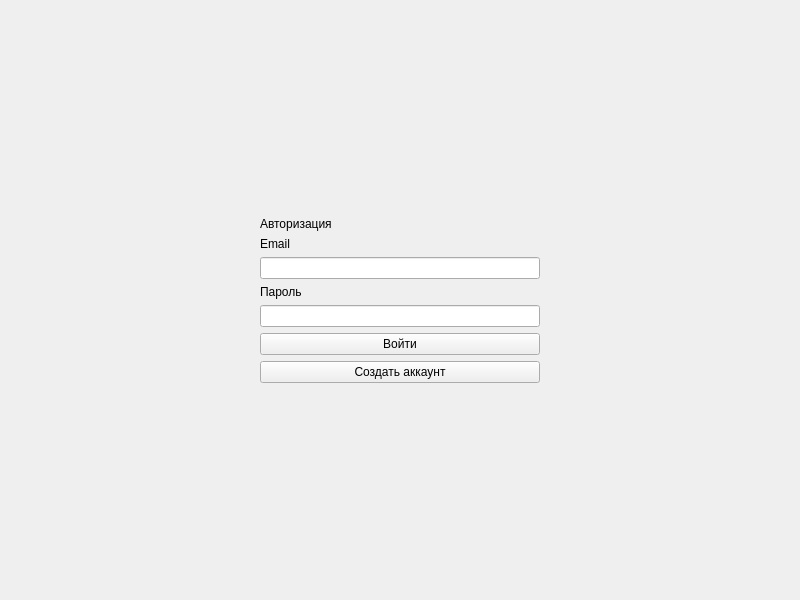
<?xml version="1.0" encoding="UTF-8"?>
<ui version="4.0">
 <class>LoginForm</class>
 <widget class="QWidget" name="LoginForm">
  <property name="geometry">
   <rect>
    <x>0</x>
    <y>0</y>
    <width>800</width>
    <height>600</height>
   </rect>
  </property>
  <property name="windowTitle">
   <string>Form</string>
  </property>
  <layout class="QGridLayout" name="gridLayout">
   <item row="1" column="0">
    <spacer name="horizontalSpacer">
     <property name="orientation">
      <enum>Qt::Horizontal</enum>
     </property>
     <property name="sizeType">
      <enum>QSizePolicy::Fixed</enum>
     </property>
     <property name="sizeHint" stdset="0">
      <size>
       <width>200</width>
       <height>20</height>
      </size>
     </property>
    </spacer>
   </item>
   <item row="2" column="1">
    <spacer name="verticalSpacer_2">
     <property name="orientation">
      <enum>Qt::Vertical</enum>
     </property>
     <property name="sizeHint" stdset="0">
      <size>
       <width>20</width>
       <height>40</height>
      </size>
     </property>
    </spacer>
   </item>
   <item row="1" column="2">
    <spacer name="horizontalSpacer_2">
     <property name="orientation">
      <enum>Qt::Horizontal</enum>
     </property>
     <property name="sizeType">
      <enum>QSizePolicy::Fixed</enum>
     </property>
     <property name="sizeHint" stdset="0">
      <size>
       <width>200</width>
       <height>20</height>
      </size>
     </property>
    </spacer>
   </item>
   <item row="1" column="1">
    <widget class="QWidget" name="widget" native="true">
     <layout class="QGridLayout" name="gridLayout_2">
      <item row="0" column="1">
       <layout class="QVBoxLayout" name="verticalLayout">
        <item>
         <widget class="QLabel" name="loginLabel">
          <property name="text">
           <string>Авторизация</string>
          </property>
         </widget>
        </item>
        <item>
         <widget class="QLabel" name="emailLabel">
          <property name="text">
           <string>Email</string>
          </property>
         </widget>
        </item>
        <item>
         <widget class="QLineEdit" name="emailLineEdit"/>
        </item>
        <item>
         <widget class="QLabel" name="passwordLabel">
          <property name="text">
           <string>Пароль</string>
          </property>
         </widget>
        </item>
        <item>
         <widget class="QLineEdit" name="passwordLineEdit"/>
        </item>
        <item>
         <widget class="QPushButton" name="loginButton">
          <property name="text">
           <string>Войти</string>
          </property>
         </widget>
        </item>
        <item>
         <widget class="QPushButton" name="registerButton">
          <property name="text">
           <string>Создать аккаунт</string>
          </property>
         </widget>
        </item>
       </layout>
      </item>
      <item row="0" column="0">
       <spacer name="horizontalSpacer_3">
        <property name="orientation">
         <enum>Qt::Horizontal</enum>
        </property>
        <property name="sizeType">
         <enum>QSizePolicy::Fixed</enum>
        </property>
        <property name="sizeHint" stdset="0">
         <size>
          <width>40</width>
          <height>20</height>
         </size>
        </property>
       </spacer>
      </item>
      <item row="0" column="2">
       <spacer name="horizontalSpacer_4">
        <property name="orientation">
         <enum>Qt::Horizontal</enum>
        </property>
        <property name="sizeType">
         <enum>QSizePolicy::Fixed</enum>
        </property>
        <property name="sizeHint" stdset="0">
         <size>
          <width>40</width>
          <height>20</height>
         </size>
        </property>
       </spacer>
      </item>
     </layout>
    </widget>
   </item>
   <item row="0" column="1">
    <spacer name="verticalSpacer">
     <property name="orientation">
      <enum>Qt::Vertical</enum>
     </property>
     <property name="sizeHint" stdset="0">
      <size>
       <width>20</width>
       <height>40</height>
      </size>
     </property>
    </spacer>
   </item>
  </layout>
 </widget>
 <resources/>
 <connections/>
</ui>
